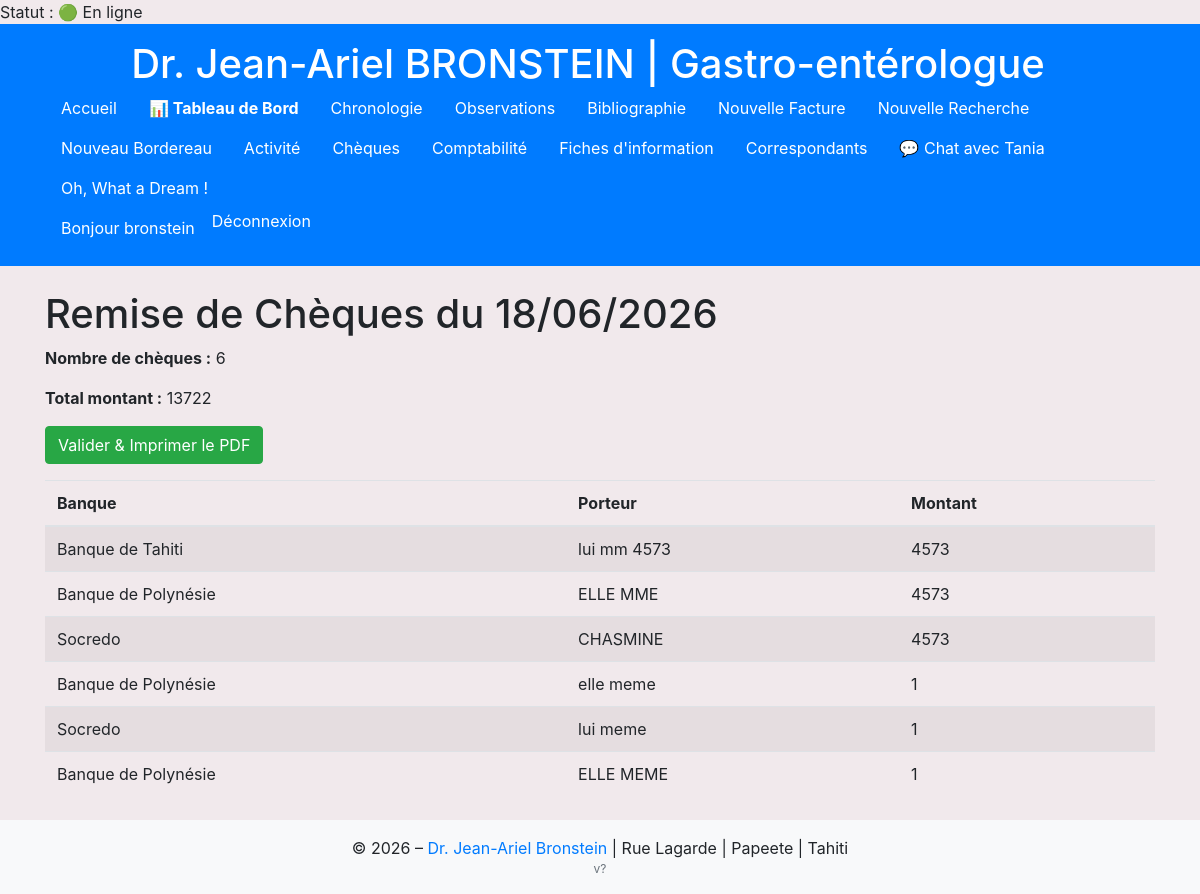
The app's page /facturation/remise-cheque/ (signed in) with its own data.
### comptabilite/models.py (models this page shows, shortened)
class Paiement(models.Model):
    facture = models.OneToOneField(Facturation, on_delete=models.CASCADE, related_name='paiement')
    date = models.DateField(
        verbose_name="Date de paiement",
        null=True,
        blank=True
    )
    MODALITE_CHOICES = [
        ('-----', '-----'),
        ('CB', 'Carte Bancaire'),
        ('Chèque', 'Chèque'),
        ('Liquide', 'Liquide'),
        ('Virement', 'Virement'),
        ('Gratuit', 'Gratuit'),
    ]
    modalite_paiement = models.CharField(
        max_length=20,
        choices=MODALITE_CHOICES,
        verbose_name="Modalité de paiement"
    )
    BANQUE_CHOICES = [
        ('Banque de Tahiti', 'Banque de Tahiti'),
        ('Socredo', 'Socredo'),
        ('Banque de Polynésie', 'Banque de Polynésie'),
        ('CCP', 'CCP'),
    ]
    banque = models.CharField(
        max_length=50,
        choices=BANQUE_CHOICES,
        verbose_name="Banque"
    )
    porteur = models.CharField(
        max_length=100,
        verbose_name="Porteur"
    )
    montant = models.DecimalField(
        max_digits=10,
        decimal_places=0,
        verbose_name="Montant",
        null=True,
        blank=True
    )
    liste = models.BooleanField(
        default=False,
        verbose_name="Listé",
        help_text="Coché quand ce chèque a été listé"
    )

### comptabilite/views.py (the view, shortened to what this page needs)
# urls.py: path('remise-cheque/', remise_cheque, name='remise_cheque'),
@login_required
def remise_cheque(request):
    today_local = timezone.localdate()
    cheques = Paiement.objects.filter(
        modalite_paiement='Chèque',
        date__lte=today_local,
        liste=False
    )
    count = cheques.count()
    total = cheques.aggregate(total=models.Sum('montant'))['total'] or 0
    return render(request, 'comptabilite/remise_cheque.html', {
        'cheques': cheques,
        'count': count,
        'date_cheque': today_local.strftime('%d/%m/%Y'),
        'total_montant': total,
    })

### comptabilite/models.py (called while the page is built)
    def is_online(self):
        return timezone.now() - self.last_seen < timezone.timedelta(minutes=5)

### comptabilite/templatetags/user_extras.py (called while the page is built)
@register.simple_tag
def get_user_profile(user):
    if user and user.is_authenticated:
        profile, _ = UserProfile.objects.get_or_create(user=user)
        return profile
    return None

### myproject/context_processors.py (called while the page is built)
def app_version(request):
    return {'APP_VERSION': _get_version()}

### comptabilite/templates/comptabilite/remise_cheque.html (shortened to what this page needs)
{% extends 'base.html' %}
{% block content %}
  <h1>Remise de Chèques du {{ date_cheque }}</h1>
  <p><strong>Nombre de chèques :</strong> {{ count }}</p>
  <p><strong>Total montant :</strong> {{ total_montant }}</p>
  <form method="post">
    <button type="submit" class="btn btn-success">
      Valider &amp; Imprimer le PDF
    </button>
  </form>
  <table class="table table-striped mt-3">
    <thead>
      <tr>
        <th>Banque</th>
        <th>Porteur</th>
        <th>Montant</th>
      </tr>
    </thead>
    <tbody>
      {% for ch in cheques %}
      <tr>
        <td>{{ ch.banque }}</td>
        <td>{{ ch.porteur }}</td>
        <td>{{ ch.montant }}</td>
      </tr>
      {% endfor %}
    </tbody>
  </table>
{% endblock %}

### templates/base.html (shortened to what this page needs)
{% load static %}
{% load user_extras %}
{% if request.user.is_authenticated %}
  {% get_user_profile request.user as profile %}
  {% if profile %}
    Statut : {% if profile.is_online %}🟢 En ligne{% else %}⚪ Hors ligne{% endif %}
  {% endif %}
{% endif %}
<!DOCTYPE html>
<html lang="fr">
<head>
  <link rel="stylesheet" href="https://stackpath.bootstrapcdn.com/bootstrap/4.5.2/css/bootstrap.min.css">
  <link rel="stylesheet" href="{% static 'css/style.css' %}">
  <link rel="stylesheet" href="https://cdnjs.cloudflare.com/ajax/libs/bootstrap-datepicker/1.9.0/css/bootstrap-datepicker.min.css">
</head>
<body data-user-id="{{ request.user.id|default:'' }}" data-msg-url="{% url 'get_messages' %}" data-chat-template="{% url 'chat_view' 0 %}">
  <header class="bg-primary text-white py-3">
    <div class="container text-center">
      <h1 class="mb-0 mr-4">Dr. Jean-Ariel BRONSTEIN | Gastro-entérologue</h1>
      <nav class="flex-grow-1">
        <ul class="nav">
          <li class="nav-item"><a class="nav-link text-white" href="{% url 'patients_list' %}">Accueil</a></li>
          <li class="nav-item"><a class="nav-link text-white" href="{% url 'dashboard' %}"><strong>📊 Tableau de Bord</strong></a></li>
          <li class="nav-item"><a class="nav-link text-white" href="{% url 'facturation_list' %}">Chronologie</a></li>
          <li class="nav-item"><a class="nav-link text-white" href="{% url 'observations_patient_list' %}">Observations</a></li>
          <li class="nav-item"><a class="nav-link text-white" href="{% url 'bibliographie_list' %}">Bibliographie</a></li>
          <li class="nav-item"><a class="nav-link text-white" href="{% url 'facturation_create' %}">Nouvelle Facture</a></li>
          <li class="nav-item"><a class="nav-link text-white" href="{% url 'facturation_search_list' %}">Nouvelle Recherche</a></li>
          <li class="nav-item"><a class="nav-link text-white" href="{% url 'create_bordereau' %}">Nouveau Bordereau</a></li>
          <li class="nav-item"><a class="nav-link text-white" href="{% url 'activity_list' %}">Activité</a></li>
          <li class="nav-item"><a class="nav-link text-white" href="{% url 'cheque_listing' %}">Chèques</a></li>
          <li class="nav-item"><a class="nav-link text-white" href="{% url 'comptabilite_summary' %}">Comptabilité</a></li>
          <li class="nav-item"><a class="nav-link text-white" href="{% url 'fiches_information' %}">Fiches d'information</a></li>
          <li class="nav-item"><a class="nav-link text-white" href="{% url 'correspondants_list' %}">Correspondants</a></li>
          {% if request.user.username == "bronstein" %}
  <li><a class="nav-link text-white chat-open" href="{% url 'chat_view' 3 %}">💬 Chat avec Tania</a></li>
{% elif request.user.username == "Tania" %}
  <li><a class="nav-link text-white chat-open" href="{% url 'chat_view' 1 %}">💬 Chat avec Taote</a></li>
{% endif %}
          <li class="nav-item">
            <a class="nav-link text-white" href="javascript:void(0)" onclick="ouvrirLienAuHasard()">Oh, What a Dream !</a>
          </li>
        </ul>
      </nav>
      <ul class="nav">
        {% if user.is_authenticated %}
          <li class="nav-item"><span class="nav-link disabled text-white">Bonjour {{ user.get_username }}</span></li>
          <li class="nav-item">
            <form method="post" action="{% url 'logout' %}">
              <button type="submit" class="btn btn-link nav-link text-white p-0">Déconnexion</button>
            </form>
          </li>
        {% else %}
          <li class="nav-item"><a class="nav-link text-white" href="{% url 'login' %}">Connexion</a></li>
        {% endif %}
      </ul>
    </div>
  </header>
  <main class="container my-4">
    {% block content %}{% endblock %}
  </main>
  <footer class="bg-light text-center py-3">
    <div class="container">
      <p class="mb-0">&copy; 2026 – <a href="{% url 'admin:index' %}">Dr. Jean-Ariel Bronstein</a> | Rue Lagarde | Papeete | Tahiti</p>
      <p class="mb-0 text-muted" style="font-size:0.75rem;">{{ APP_VERSION }}</p>
    </div>
  </footer>
</body>
</html>

### static/css/style.css (style rules this page uses)
table { table-layout: auto; width: 100%; }

### templates/base.html (style rules this page uses)
body { background-color: #f1e9ec; }

### records on screen
Paiement: banque "Banque de Tahiti", porteur "lui mm 4573", montant "4573"
Paiement: banque "Banque de Polynésie", porteur "ELLE MME", montant "4573"
Paiement: banque "Socredo", porteur "CHASMINE", montant "4573"
Paiement: banque "Banque de Polynésie", porteur "elle meme", montant "1"
Paiement: banque "Socredo", porteur "lui meme", montant "1"
Paiement: banque "Banque de Polynésie", porteur "ELLE MEME", montant "1"

### other values on screen
{{ user.get_username }} "bronstein"
{{ date_cheque }} "18/06/2026"
{{ count }} "6"
{{ total_montant }} "13722"
{{ APP_VERSION }} "v?"
